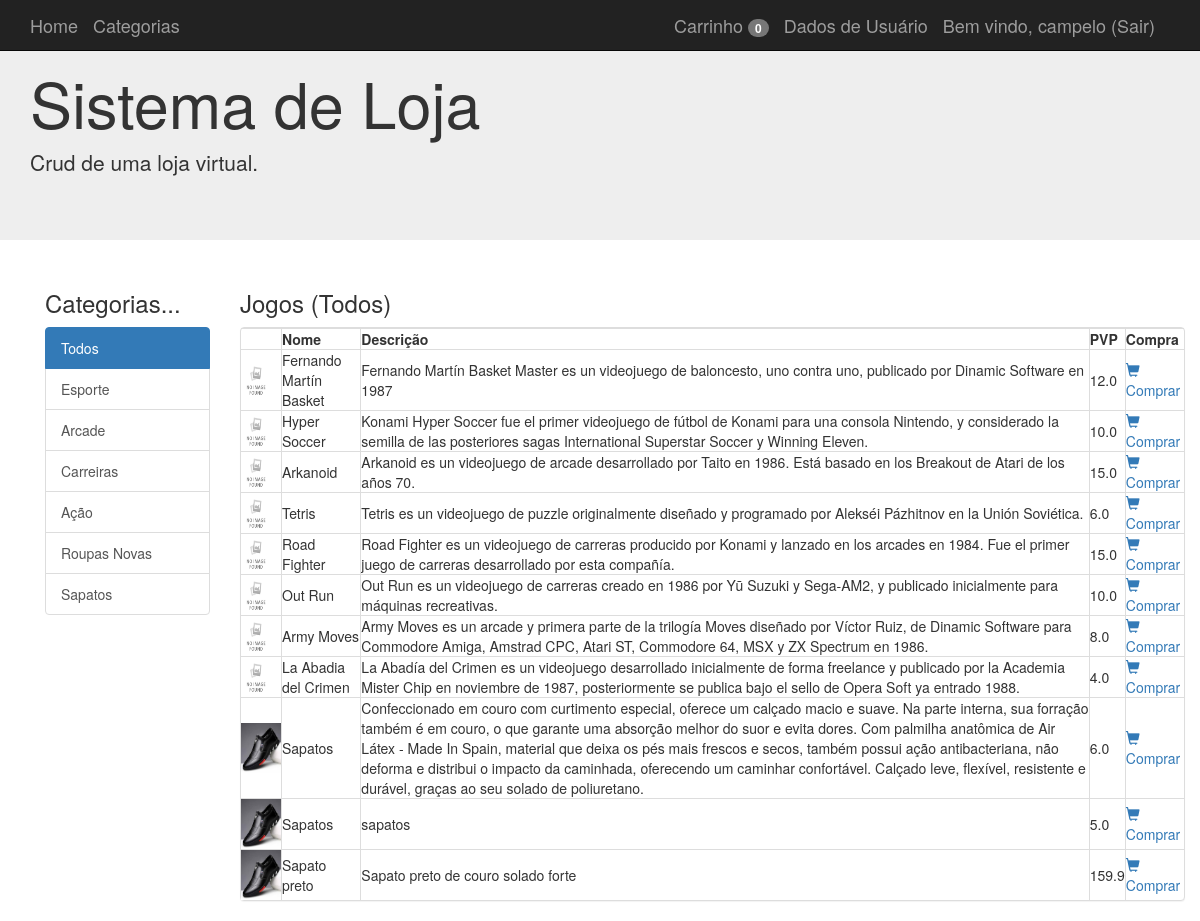
Page / (signed in) on the earlier database version.
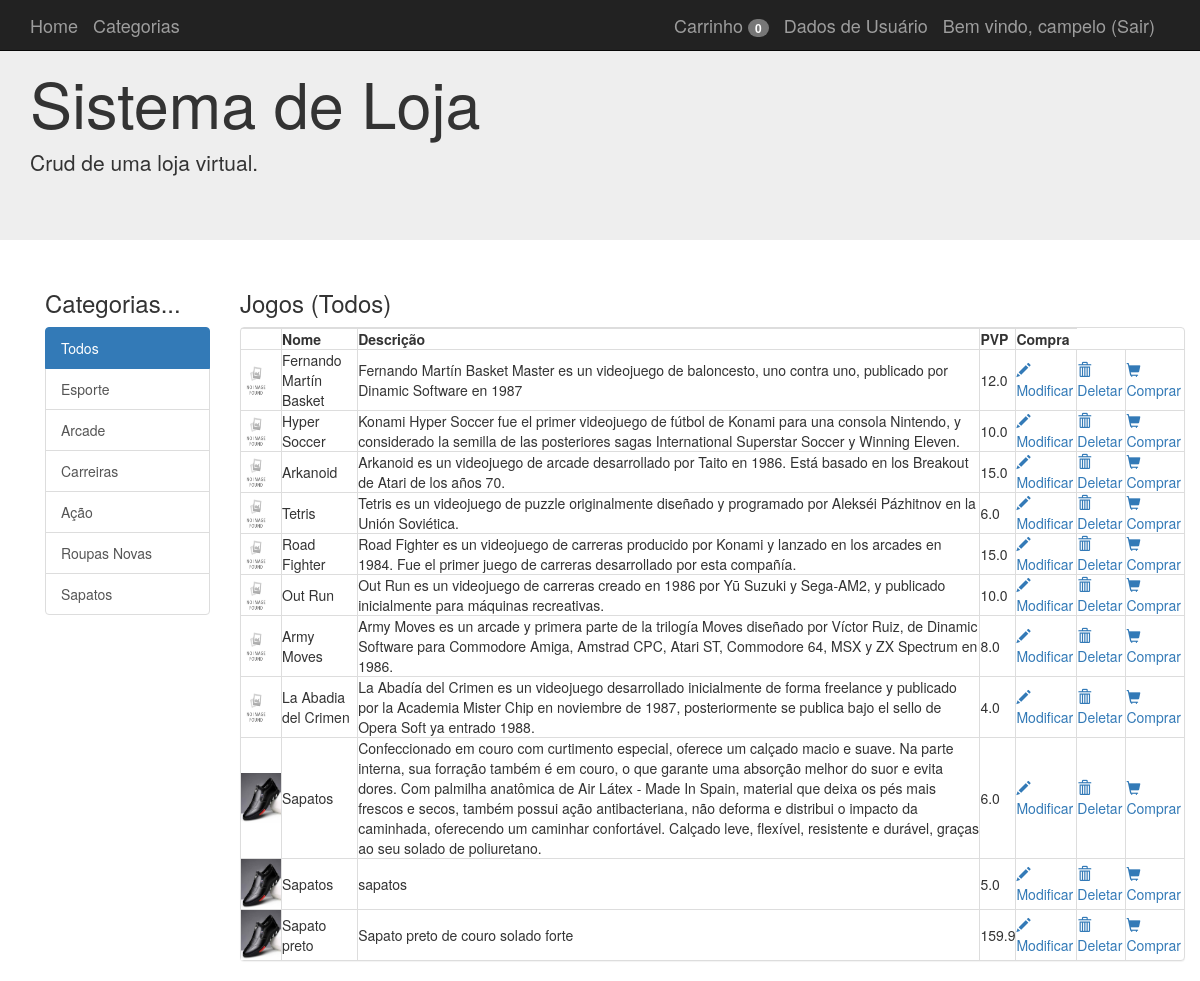
Same page on the later database version.
### aplicacao/model.py (models this page shows, shortened)
class Usuarios(db.Model):
    __tablename__ = 'usuarios'
    id = Column(Integer, primary_key=True)
    username = Column(String(100), nullable=False)
    password_hash = Column(String(128), nullable=False)
    nome = Column(String(200), nullable=False)
    email = Column(String(200), nullable=False)
    admin = Column(Boolean, default=False)
    @property
    def password(self):
        return AttributeError('Senha não e um atributo legível')
    def is_admin(self):
        return self.admin

class Categorias(db.Model):
    __tablename__ = 'categorias'
    id = Column(Integer, primary_key=True)
    nome = Column(String(100))
    artigos = relationship("Artigos", backref="Categorias", lazy='dynamic')

class Artigos(db.Model):
    __tablename__ = 'artigos'
    id = Column(Integer, primary_key=True)
    nome = Column(String(100), nullable=False)
    preco = Column(Float, default=0)
    iva = Column(Integer, default=21)
    descricao = Column(String(255))
    image = Column(String(255))
    stock = Column(Integer, default=0)
    CategoriaId = Column(Integer, ForeignKey('categorias.id'), nullable=False)
    categoria = relationship("Categorias", backref="Artigos")

### aplicacao/app.py (the view)
@app.route('/')
@app.route('/categoria/<id>')
def index(id='0'):
    cat = Categorias.query.get(id)
    if id == '0':
        artigos = Artigos.query.all()
    else:
        artigos = Artigos.query.filter_by(CategoriaId=id)
    cats = Categorias.query.all()
    return render_template("index.html", artigos=artigos, categorias=cats, categoria=cat)

### aplicacao/app.py (called while the page is built)
@login_manager.user_loader
def load_user(user_id):
    return Usuarios.query.get(int(user_id))

@app.context_processor
def conta_carrinho():
    if not current_user.is_authenticated:
        return {'numero_do_artigo': 0}
    if request.cookies.get(str(current_user.id)) is None:
        return {'numero_do_artigo': 0}
    else:
        dados = json.loads(request.cookies.get(str(current_user.id)))
        return {'numero_do_artigo': len(dados)}

### aplicacao/templates/index.html (shortened to what this page needs)
    {% extends "base.html" %}
    {% block conteudo  %}
    <div class="container">
      <div class="row">
      <div class="col-md-2">
        <h3>Categorias...</h3>
        <div class="list-group">
          {% for cat in categorias %}
          {% if categoria.nome==cat.nome %}
            <a class="list-group-item active" href='{{url_for("index",id=cat.id)}}'>{{cat.nome}}</a>
          {% else %}
            <a class="list-group-item" href='{{url_for("index", id=cat.id)}}'>{{cat.nome}}</a>
          {% endif%}
          {% endfor %}
        </div>
        <br/>
        <br/>
      </div>
     <div class="col-md-10">
        <h3>Jogos ({{categoria.nome}})</h3>
        <div class="panel panel-default">
            <table class="table-bordered">
                <tr>
                    <th></th>
                    <th>Nome</th>
                    <th>Descrição</th>
                    <th>PVP</th>
                    {% if current_user.is_authenticated %}
                    <th>Compra</th>
                     {% endif %}
                </tr>
                {% for art in artigos %}
                <tr>
                    {% if art.image %}
                        <td><img style="width:40px; height:50px;" src="{{url_for('static', filename='img/')}}{{art.image}}"/></td>
                    {% else %}
                        <td><img style="width:30px; height:40px;" src="{{url_for('static',filename='img/not-found.jpg')}}"/>
                    {% endif %}
                    <td>{{ art.nome }}</td>
                    <td>{{art.descricao}}</td>
                    <td>{{art.preco}}</td>
                    {% if current_user.is_authenticated and current_user.is_admin()  %}
                        <td><a href="{{url_for('artigos_edit',id=art.id)}}"><span class="glyphicon glyphicon-pencil"></span> Modificar</a></td>
                        <td><a href="{{url_for('artigos_delete',id=art.id)}}"><span class="glyphicon glyphicon-trash"></span> Deletar</a></td>
                     {% endif %}
                     {% if current_user.is_authenticated %}
                       <td><a href="{{url_for('carrinho_add',id=art.id)}}"><span class="glyphicon glyphicon-shopping-cart"></span> Comprar</a></td>
                     {% endif %}
                </tr>
                {% endfor %}
            </table>
        </div>
     </div>
      </div>
    </div>
    {% endblock %}

### aplicacao/templates/base.html (shortened to what this page needs)
{% extends "bootstrap/base.html" %}
{% block navbar %}
<nav class="navbar navbar-inverse navbar-fixed-top">
      <div class="container">
        <div class="navbar-header">
          <a class="navbar-brand" href="/">Home</a>
          <a class="navbar-brand" href="{{url_for('categorias')}}">Categorias</a>
        </div>
      <div id="navbar" class="navbar-collapse collapse navbar-right">
        {% if current_user.is_authenticated %}
          <a class="navbar-brand " href="/carrinho"> Carrinho <span class="badge">{{numero_do_artigo}} </span></a>
          <a class="navbar-brand" href="/perfil/{{ current_user.username }}"> Dados de Usuário</a>
          <a class="navbar-brand" href="/logout">Bem vindo, {{current_user.username}} (Sair)</a>
        {% else %}
          <a class="navbar-brand" href="/login">Login</a>
          <a class="navbar-brand" href="/registro">Registrar</a>
        {% endif %}
      </div>
    </div>
    </nav>
    <div class="jumbotron">
      <div class="container">
        <h1>Sistema de Loja</h1>
        <p>Crud de uma loja virtual.</p>
      </div>
    </div>
{% endblock %}
{% block content %}
<div class="container-fluid">
  <div class="row">
  	<div class="container">
	    {% block conteudo %}{% endblock %}
  	</div>
  </div>
</div>
{% endblock %}

Differences in the rows shown:
changed Usuarios "campelo": admin 0 → 1 (drawn)
shown differently, row unchanged: Artigos "Fernando Martín Basket": now shows "Modificar Deletar"
changed Artigos "Hyper Soccer": now shows "Modificar Deletar"
shown differently, row unchanged: Artigos "Arkanoid": now shows "Modificar Deletar"
changed Artigos "Tetris": now shows "Modificar Deletar"
shown differently, row unchanged: Artigos "Road Fighter": now shows "Modificar Deletar"
shown differently, row unchanged: Artigos "Out Run": now shows "Modificar Deletar"
shown differently, row unchanged: Artigos "Army Moves": now shows "Modificar Deletar"
changed Artigos "La Abadia del Crimen": now shows "Modificar Deletar"
changed Artigos (number 9 of 11 on the later page): now shows "Modificar Deletar"
shown differently, row unchanged: Artigos "sapatos": now shows "Modificar Deletar"
shown differently, row unchanged: Artigos "Sapato preto": now shows "Modificar Deletar"
